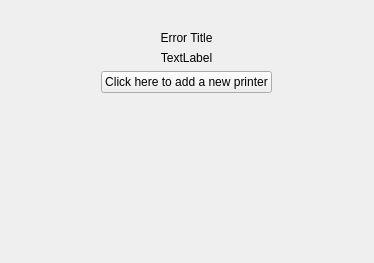
<?xml version="1.0" encoding="UTF-8"?>
<ui version="4.0">
 <class>ServerError</class>
 <widget class="QWidget" name="ServerError">
  <property name="geometry">
   <rect>
    <x>0</x>
    <y>0</y>
    <width>374</width>
    <height>263</height>
   </rect>
  </property>
  <property name="sizePolicy">
   <sizepolicy hsizetype="Maximum" vsizetype="Preferred">
    <horstretch>0</horstretch>
    <verstretch>0</verstretch>
   </sizepolicy>
  </property>
  <layout class="QGridLayout" name="gridLayout">
   <item row="2" column="0">
    <spacer name="verticalSpacer">
     <property name="orientation">
      <enum>Qt::Vertical</enum>
     </property>
     <property name="sizeHint" stdset="0">
      <size>
       <width>20</width>
       <height>20</height>
      </size>
     </property>
    </spacer>
   </item>
   <item row="0" column="0">
    <layout class="QGridLayout" name="gridLayout_2">
     <item row="1" column="0">
      <widget class="QLabel" name="errorText">
       <property name="text">
        <string>Error Title</string>
       </property>
       <property name="alignment">
        <set>Qt::AlignCenter</set>
       </property>
      </widget>
     </item>
     <item row="3" column="0">
      <widget class="QPushButton" name="addPrinterBtn">
       <property name="sizePolicy">
        <sizepolicy hsizetype="Maximum" vsizetype="Fixed">
         <horstretch>0</horstretch>
         <verstretch>0</verstretch>
        </sizepolicy>
       </property>
       <property name="text">
        <string>Click here to add a new printer</string>
       </property>
       <property name="default">
        <bool>false</bool>
       </property>
       <property name="flat">
        <bool>false</bool>
       </property>
      </widget>
     </item>
     <item row="0" column="0">
      <widget class="QLabel" name="hugeIcon">
       <property name="text">
        <string/>
       </property>
       <property name="alignment">
        <set>Qt::AlignCenter</set>
       </property>
      </widget>
     </item>
     <item row="2" column="0">
      <widget class="QLabel" name="errorComment">
       <property name="text">
        <string>TextLabel</string>
       </property>
       <property name="alignment">
        <set>Qt::AlignCenter</set>
       </property>
      </widget>
     </item>
    </layout>
   </item>
  </layout>
  <action name="actionPrintTestPage">
   <property name="text">
    <string>Print Test Page</string>
   </property>
  </action>
  <action name="actionCleanPrintHeads">
   <property name="text">
    <string>Clean Print Heads</string>
   </property>
  </action>
  <action name="actionPrintSelfTestPage">
   <property name="text">
    <string>Print Self Test Page</string>
   </property>
   <property name="toolTip">
    <string>Print Self-Test Page</string>
   </property>
  </action>
 </widget>
 <resources/>
 <connections/>
</ui>
